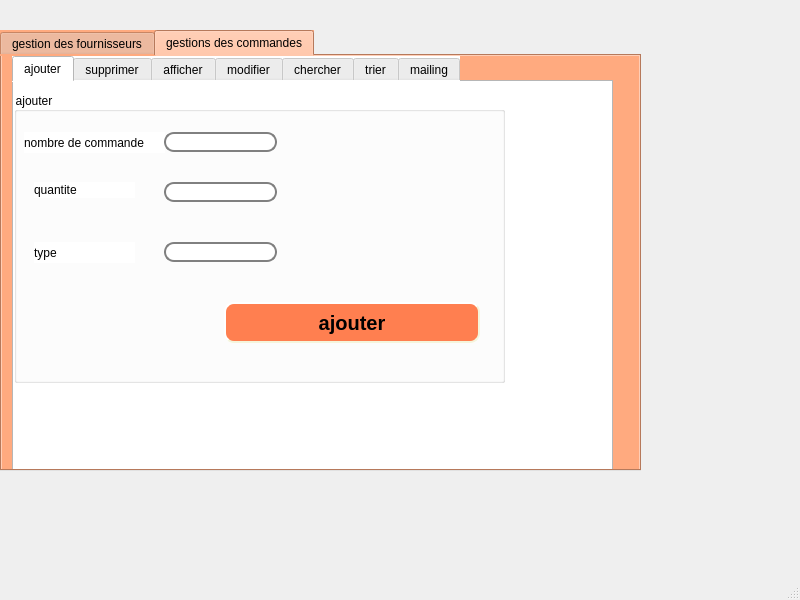
<?xml version="1.0" encoding="UTF-8"?>
<ui version="4.0">
 <class>MainWindow</class>
 <widget class="QMainWindow" name="MainWindow">
  <property name="geometry">
   <rect>
    <x>0</x>
    <y>0</y>
    <width>800</width>
    <height>600</height>
   </rect>
  </property>
  <property name="windowTitle">
   <string>MainWindow</string>
  </property>
  <widget class="QWidget" name="centralwidget">
   <widget class="QTabWidget" name="tabWidget">
    <property name="geometry">
     <rect>
      <x>0</x>
      <y>30</y>
      <width>641</width>
      <height>441</height>
     </rect>
    </property>
    <property name="styleSheet">
     <string notr="true">background-color: rgb(255, 170, 255);
background-color: rgb(255, 170, 127);</string>
    </property>
    <property name="currentIndex">
     <number>1</number>
    </property>
    <widget class="QWidget" name="tab">
     <attribute name="title">
      <string>gestion des fournisseurs</string>
     </attribute>
     <widget class="QTabWidget" name="wig">
      <property name="geometry">
       <rect>
        <x>10</x>
        <y>10</y>
        <width>641</width>
        <height>281</height>
       </rect>
      </property>
      <property name="styleSheet">
       <string notr="true">background-color: rgb(255, 170, 255);
background-color: rgb(255, 255, 255);</string>
      </property>
      <property name="currentIndex">
       <number>0</number>
      </property>
      <widget class="QWidget" name="tab_3">
       <attribute name="title">
        <string>ajouter</string>
       </attribute>
       <widget class="QGroupBox" name="groupBox">
        <property name="geometry">
         <rect>
          <x>0</x>
          <y>10</y>
          <width>591</width>
          <height>231</height>
         </rect>
        </property>
        <property name="styleSheet">
         <string notr="true">border-color: rgb(170, 0, 127);</string>
        </property>
        <property name="title">
         <string>ajouter</string>
        </property>
        <widget class="QLabel" name="label_9">
         <property name="geometry">
          <rect>
           <x>10</x>
           <y>40</y>
           <width>131</width>
           <height>16</height>
          </rect>
         </property>
         <property name="text">
          <string>num fournisseur</string>
         </property>
        </widget>
        <widget class="QLabel" name="label_10">
         <property name="geometry">
          <rect>
           <x>10</x>
           <y>80</y>
           <width>111</width>
           <height>21</height>
          </rect>
         </property>
         <property name="text">
          <string>nom fournisseur</string>
         </property>
        </widget>
        <widget class="QLabel" name="label_11">
         <property name="geometry">
          <rect>
           <x>10</x>
           <y>120</y>
           <width>111</width>
           <height>16</height>
          </rect>
         </property>
         <property name="text">
          <string>mail fournisseur</string>
         </property>
        </widget>
        <widget class="QLineEdit" name="num_four">
         <property name="geometry">
          <rect>
           <x>150</x>
           <y>40</y>
           <width>113</width>
           <height>20</height>
          </rect>
         </property>
         <property name="styleSheet">
          <string notr="true">QLineEdit {
	font: 20pt &quot;MS Shell Dlg 2&quot;;
	font: 20pt &quot;MS Shell Dlg 2&quot;;
    border: 2px solid gray;
    border-radius: 10px;
    padding: 0 8px;
    background: white;
    selection-background-color: darkgray;
}
</string>
         </property>
        </widget>
        <widget class="QLineEdit" name="nom_four">
         <property name="geometry">
          <rect>
           <x>150</x>
           <y>80</y>
           <width>113</width>
           <height>20</height>
          </rect>
         </property>
         <property name="styleSheet">
          <string notr="true">QLineEdit {
	font: 20pt &quot;MS Shell Dlg 2&quot;;
	font: 20pt &quot;MS Shell Dlg 2&quot;;
    border: 2px solid gray;
    border-radius: 10px;
    padding: 0 8px;
    background: white;
    selection-background-color: darkgray;
}
</string>
         </property>
        </widget>
        <widget class="QLineEdit" name="mail_four">
         <property name="geometry">
          <rect>
           <x>150</x>
           <y>120</y>
           <width>113</width>
           <height>20</height>
          </rect>
         </property>
         <property name="styleSheet">
          <string notr="true">QLineEdit {
	font: 20pt &quot;MS Shell Dlg 2&quot;;
	font: 20pt &quot;MS Shell Dlg 2&quot;;
    border: 2px solid gray;
    border-radius: 10px;
    padding: 0 8px;
    background: white;
    selection-background-color: darkgray;
}</string>
         </property>
        </widget>
        <widget class="QPushButton" name="ajouter_vehicule">
         <property name="geometry">
          <rect>
           <x>230</x>
           <y>192</y>
           <width>256</width>
           <height>31</height>
          </rect>
         </property>
         <property name="styleSheet">
          <string notr="true">QPushButton#ajouter_vehicule {
    background-color: pink;
    border-style: outset;
    border-width: 2px;
    border-radius: 10px;
    border-color: beige;
    font: bold 15px;
    min-width: 10em;
    padding: 6px;
}</string>
         </property>
         <property name="text">
          <string>ajouter</string>
         </property>
        </widget>
        <widget class="QPushButton" name="play">
         <property name="geometry">
          <rect>
           <x>450</x>
           <y>30</y>
           <width>75</width>
           <height>23</height>
          </rect>
         </property>
         <property name="text">
          <string>PLAY</string>
         </property>
        </widget>
        <widget class="QPushButton" name="stop">
         <property name="geometry">
          <rect>
           <x>450</x>
           <y>60</y>
           <width>75</width>
           <height>23</height>
          </rect>
         </property>
         <property name="text">
          <string>STOP</string>
         </property>
        </widget>
        <widget class="QPushButton" name="pushButton">
         <property name="geometry">
          <rect>
           <x>450</x>
           <y>100</y>
           <width>121</width>
           <height>21</height>
          </rect>
         </property>
         <property name="styleSheet">
          <string notr="true">background-color: rgb(255, 170, 127);
font: 63 8pt &quot;Minion Pro SmBd&quot;;
gridline-color: rgb(255, 170, 255);</string>
         </property>
         <property name="text">
          <string>traduire en anglais</string>
         </property>
        </widget>
        <widget class="QPushButton" name="pushButton_2">
         <property name="geometry">
          <rect>
           <x>450</x>
           <y>140</y>
           <width>121</width>
           <height>21</height>
          </rect>
         </property>
         <property name="styleSheet">
          <string notr="true">font: 63 8pt &quot;Minion Pro SmBd&quot;;
background-color: rgb(255, 170, 127);
gridline-color: rgb(255, 170, 255);
background-color: rgb(255, 255, 255);</string>
         </property>
         <property name="text">
          <string>traduire en  espagnol</string>
         </property>
        </widget>
       </widget>
      </widget>
      <widget class="QWidget" name="tab_4">
       <attribute name="title">
        <string>supprimer</string>
       </attribute>
       <widget class="QGroupBox" name="groupBox_2">
        <property name="geometry">
         <rect>
          <x>10</x>
          <y>20</y>
          <width>491</width>
          <height>211</height>
         </rect>
        </property>
        <property name="styleSheet">
         <string notr="true">background-color: rgb(255, 168, 97);
background-color: rgb(255, 255, 255);</string>
        </property>
        <property name="title">
         <string>supprimer</string>
        </property>
        <widget class="QLabel" name="label_5">
         <property name="geometry">
          <rect>
           <x>10</x>
           <y>60</y>
           <width>121</width>
           <height>16</height>
          </rect>
         </property>
         <property name="text">
          <string>num fournisseur</string>
         </property>
        </widget>
        <widget class="QLineEdit" name="num_fours">
         <property name="geometry">
          <rect>
           <x>200</x>
           <y>60</y>
           <width>113</width>
           <height>20</height>
          </rect>
         </property>
         <property name="styleSheet">
          <string notr="true">QLineEdit {
	font: 20pt &quot;MS Shell Dlg 2&quot;;
	font: 20pt &quot;MS Shell Dlg 2&quot;;
    border: 2px solid gray;
    border-radius: 10px;
    padding: 0 8px;
    background: white;
    selection-background-color: darkgray;
}</string>
         </property>
        </widget>
        <widget class="QPushButton" name="supprimer_vehicule">
         <property name="geometry">
          <rect>
           <x>200</x>
           <y>140</y>
           <width>256</width>
           <height>41</height>
          </rect>
         </property>
         <property name="styleSheet">
          <string notr="true">QPushButton#supprimer_vehicule{
	gridline-color: rgb(255, 255, 255);
	background-color: rgb(255, 170, 127);
    background-color: coral;
	color: rgb(255, 170, 127);
    border-style: outset;
    border-width: 2px;
    border-radius: 10px;
    border-color: beige;
    font: bold 15px;
    min-width: 10em;
    padding: 6px;
}</string>
         </property>
         <property name="text">
          <string>supprimer</string>
         </property>
        </widget>
       </widget>
      </widget>
      <widget class="QWidget" name="tab_5">
       <attribute name="title">
        <string>afficher</string>
       </attribute>
       <widget class="QTableView" name="tabfournisseur">
        <property name="geometry">
         <rect>
          <x>70</x>
          <y>30</y>
          <width>256</width>
          <height>192</height>
         </rect>
        </property>
       </widget>
      </widget>
      <widget class="QWidget" name="tab_6">
       <attribute name="title">
        <string>modifier</string>
       </attribute>
       <widget class="QLabel" name="label_19">
        <property name="geometry">
         <rect>
          <x>70</x>
          <y>80</y>
          <width>141</width>
          <height>21</height>
         </rect>
        </property>
        <property name="text">
         <string>num fournisseur</string>
        </property>
       </widget>
       <widget class="QLabel" name="label_20">
        <property name="geometry">
         <rect>
          <x>60</x>
          <y>150</y>
          <width>131</width>
          <height>16</height>
         </rect>
        </property>
        <property name="text">
         <string>nom fournisseur</string>
        </property>
       </widget>
       <widget class="QLineEdit" name="numfm">
        <property name="geometry">
         <rect>
          <x>270</x>
          <y>80</y>
          <width>113</width>
          <height>20</height>
         </rect>
        </property>
        <property name="styleSheet">
         <string notr="true">QLineEdit {
	font: 20pt &quot;MS Shell Dlg 2&quot;;
	font: 20pt &quot;MS Shell Dlg 2&quot;;
    border: 2px solid gray;
    border-radius: 10px;
    padding: 0 8px;
    background: white;
    selection-background-color: darkgray;
}</string>
        </property>
       </widget>
       <widget class="QLineEdit" name="nomfm">
        <property name="geometry">
         <rect>
          <x>270</x>
          <y>140</y>
          <width>113</width>
          <height>20</height>
         </rect>
        </property>
        <property name="styleSheet">
         <string notr="true">QLineEdit {
	font: 20pt &quot;MS Shell Dlg 2&quot;;
	font: 20pt &quot;MS Shell Dlg 2&quot;;
    border: 2px solid gray;
    border-radius: 10px;
    padding: 0 8px;
    background: white;
    selection-background-color: darkgray;
}</string>
        </property>
       </widget>
       <widget class="QPushButton" name="modiffour">
        <property name="geometry">
         <rect>
          <x>190</x>
          <y>190</y>
          <width>256</width>
          <height>41</height>
         </rect>
        </property>
        <property name="styleSheet">
         <string notr="true">QPushButton#modiffour {
	background-color: rgb(255, 255, 255);
    background-color: coral;
    border-style: outset;
    border-width: 2px;
    border-radius: 10px;
    border-color: beige;
    font: bold 15px;
    min-width: 10em;
    padding: 6px;
}</string>
        </property>
        <property name="text">
         <string>modifier</string>
        </property>
       </widget>
      </widget>
      <widget class="QWidget" name="tab_7">
       <attribute name="title">
        <string>chercher</string>
       </attribute>
       <widget class="QTableView" name="tabpanne_2">
        <property name="geometry">
         <rect>
          <x>10</x>
          <y>10</y>
          <width>241</width>
          <height>201</height>
         </rect>
        </property>
       </widget>
       <widget class="QLineEdit" name="cher1">
        <property name="geometry">
         <rect>
          <x>420</x>
          <y>90</y>
          <width>121</width>
          <height>31</height>
         </rect>
        </property>
        <property name="styleSheet">
         <string notr="true">QLineEdit {
	font: 20pt &quot;MS Shell Dlg 2&quot;;
	font: 20pt &quot;MS Shell Dlg 2&quot;;
    border: 2px solid gray;
    border-radius: 10px;
    padding: 0 8px;
    background: white;
    selection-background-color: darkgray;
}
</string>
        </property>
       </widget>
       <widget class="QLabel" name="label_12">
        <property name="geometry">
         <rect>
          <x>280</x>
          <y>100</y>
          <width>131</width>
          <height>21</height>
         </rect>
        </property>
        <property name="text">
         <string>nom fournisseur</string>
        </property>
       </widget>
       <widget class="QPushButton" name="chercherfour">
        <property name="geometry">
         <rect>
          <x>260</x>
          <y>200</y>
          <width>256</width>
          <height>31</height>
         </rect>
        </property>
        <property name="styleSheet">
         <string notr="true">QPushButton#chercherfour{
    background-color: coral
;
    border-style: outset;
    border-width: 2px;
    border-radius: 10px;
    border-color: beige;
    font: bold 15px;
    min-width: 10em;
    padding: 6px;
}</string>
        </property>
        <property name="text">
         <string>chercher</string>
        </property>
       </widget>
      </widget>
      <widget class="QWidget" name="tab_8">
       <attribute name="title">
        <string>imprimer</string>
       </attribute>
       <widget class="QPushButton" name="imprimer">
        <property name="geometry">
         <rect>
          <x>100</x>
          <y>110</y>
          <width>261</width>
          <height>41</height>
         </rect>
        </property>
        <property name="styleSheet">
         <string notr="true">QPushButton#imprimer {
    background-color: coral;
    border-style: outset;
    border-width: 2px;
    border-radius: 10px;
    border-color: beige;
    font: bold 15px;
    min-width: 10em;
    padding: 6px;
}</string>
        </property>
        <property name="text">
         <string>imprimer</string>
        </property>
       </widget>
      </widget>
     </widget>
    </widget>
    <widget class="QWidget" name="tab_2">
     <attribute name="title">
      <string>gestions des commandes</string>
     </attribute>
     <widget class="QTabWidget" name="tabWidget_3">
      <property name="geometry">
       <rect>
        <x>10</x>
        <y>0</y>
        <width>601</width>
        <height>421</height>
       </rect>
      </property>
      <property name="styleSheet">
       <string notr="true">background-color: rgb(255, 255, 255);</string>
      </property>
      <property name="currentIndex">
       <number>0</number>
      </property>
      <widget class="QWidget" name="tab_9">
       <attribute name="title">
        <string>ajouter</string>
       </attribute>
       <widget class="QGroupBox" name="groupBox_6">
        <property name="geometry">
         <rect>
          <x>0</x>
          <y>10</y>
          <width>491</width>
          <height>291</height>
         </rect>
        </property>
        <property name="title">
         <string>ajouter</string>
        </property>
        <widget class="QLabel" name="label_13">
         <property name="geometry">
          <rect>
           <x>10</x>
           <y>40</y>
           <width>141</width>
           <height>21</height>
          </rect>
         </property>
         <property name="text">
          <string>nombre de commande</string>
         </property>
        </widget>
        <widget class="QLabel" name="label_15">
         <property name="geometry">
          <rect>
           <x>20</x>
           <y>90</y>
           <width>101</width>
           <height>16</height>
          </rect>
         </property>
         <property name="text">
          <string>quantite</string>
         </property>
        </widget>
        <widget class="QLabel" name="label_16">
         <property name="geometry">
          <rect>
           <x>20</x>
           <y>150</y>
           <width>101</width>
           <height>21</height>
          </rect>
         </property>
         <property name="text">
          <string>type </string>
         </property>
        </widget>
        <widget class="QLineEdit" name="nb_com">
         <property name="geometry">
          <rect>
           <x>150</x>
           <y>40</y>
           <width>113</width>
           <height>20</height>
          </rect>
         </property>
         <property name="styleSheet">
          <string notr="true">QLineEdit {
	font: 20pt &quot;MS Shell Dlg 2&quot;;
	font: 20pt &quot;MS Shell Dlg 2&quot;;
    border: 2px solid gray;
    border-radius: 10px;
    padding: 0 8px;
    background: white;
    selection-background-color: darkgray;
}</string>
         </property>
        </widget>
        <widget class="QLineEdit" name="quantite_com">
         <property name="geometry">
          <rect>
           <x>150</x>
           <y>90</y>
           <width>113</width>
           <height>20</height>
          </rect>
         </property>
         <property name="styleSheet">
          <string notr="true">QLineEdit {
	font: 20pt &quot;MS Shell Dlg 2&quot;;
	font: 20pt &quot;MS Shell Dlg 2&quot;;
    border: 2px solid gray;
    border-radius: 10px;
    padding: 0 8px;
    background: white;
    selection-background-color: darkgray;
}</string>
         </property>
        </widget>
        <widget class="QLineEdit" name="type_com">
         <property name="geometry">
          <rect>
           <x>150</x>
           <y>150</y>
           <width>113</width>
           <height>20</height>
          </rect>
         </property>
         <property name="styleSheet">
          <string notr="true">QLineEdit {
	font: 20pt &quot;MS Shell Dlg 2&quot;;
	font: 20pt &quot;MS Shell Dlg 2&quot;;
    border: 2px solid gray;
    border-radius: 10px;
    padding: 0 8px;
    background: white;
    selection-background-color: darkgray;
}</string>
         </property>
        </widget>
        <widget class="QPushButton" name="ajouter_vehicule_2">
         <property name="geometry">
          <rect>
           <x>210</x>
           <y>210</y>
           <width>256</width>
           <height>41</height>
          </rect>
         </property>
         <property name="styleSheet">
          <string notr="true">QPushButton#ajouter_vehicule_2 {
    background-color: coral;
    border-style: outset;
    border-width: 2px;
    border-radius: 10px;
    border-color: beige;
    font: bold 20px;
    min-width: 10em;
    padding: 6px;
}</string>
         </property>
         <property name="text">
          <string>ajouter</string>
         </property>
        </widget>
       </widget>
      </widget>
      <widget class="QWidget" name="tab_10">
       <attribute name="title">
        <string>supprimer</string>
       </attribute>
       <widget class="QGroupBox" name="groupBox_7">
        <property name="geometry">
         <rect>
          <x>10</x>
          <y>20</y>
          <width>491</width>
          <height>211</height>
         </rect>
        </property>
        <property name="styleSheet">
         <string notr="true">background-color: rgb(255, 255, 255);</string>
        </property>
        <property name="title">
         <string>supprimer</string>
        </property>
        <widget class="QLabel" name="label_14">
         <property name="geometry">
          <rect>
           <x>10</x>
           <y>60</y>
           <width>151</width>
           <height>21</height>
          </rect>
         </property>
         <property name="text">
          <string>nombre commande</string>
         </property>
        </widget>
        <widget class="QLineEdit" name="nb_com_sup">
         <property name="geometry">
          <rect>
           <x>200</x>
           <y>60</y>
           <width>113</width>
           <height>20</height>
          </rect>
         </property>
         <property name="styleSheet">
          <string notr="true">QLineEdit {
	font: 20pt &quot;MS Shell Dlg 2&quot;;
	font: 20pt &quot;MS Shell Dlg 2&quot;;
    border: 2px solid gray;
    border-radius: 10px;
    padding: 0 8px;
    background: white;
    selection-background-color: darkgray;
}</string>
         </property>
        </widget>
        <widget class="QPushButton" name="supprimer_panne">
         <property name="geometry">
          <rect>
           <x>230</x>
           <y>130</y>
           <width>256</width>
           <height>41</height>
          </rect>
         </property>
         <property name="styleSheet">
          <string notr="true">QPushButton#supprimer_panne {
    background-color: coral;
    border-style: outset;
    border-width: 2px;
    border-radius: 10px;
    border-color: beige;
    font: bold 20px;
    min-width: 10em;
    padding: 6px;
}</string>
         </property>
         <property name="text">
          <string>supprimer</string>
         </property>
        </widget>
       </widget>
      </widget>
      <widget class="QWidget" name="tab_11">
       <attribute name="title">
        <string>afficher</string>
       </attribute>
       <widget class="QTableView" name="tabcommande">
        <property name="geometry">
         <rect>
          <x>40</x>
          <y>20</y>
          <width>256</width>
          <height>151</height>
         </rect>
        </property>
       </widget>
      </widget>
      <widget class="QWidget" name="tab_12">
       <attribute name="title">
        <string>modifier</string>
       </attribute>
       <widget class="QLabel" name="label_17">
        <property name="geometry">
         <rect>
          <x>20</x>
          <y>70</y>
          <width>141</width>
          <height>21</height>
         </rect>
        </property>
        <property name="text">
         <string>nombre de commande</string>
        </property>
       </widget>
       <widget class="QLabel" name="label_18">
        <property name="geometry">
         <rect>
          <x>30</x>
          <y>140</y>
          <width>121</width>
          <height>21</height>
         </rect>
        </property>
        <property name="text">
         <string>type commande</string>
        </property>
       </widget>
       <widget class="QLineEdit" name="nbmodif">
        <property name="geometry">
         <rect>
          <x>310</x>
          <y>70</y>
          <width>113</width>
          <height>20</height>
         </rect>
        </property>
        <property name="styleSheet">
         <string notr="true">QLineEdit {
	font: 20pt &quot;MS Shell Dlg 2&quot;;
	font: 20pt &quot;MS Shell Dlg 2&quot;;
    border: 2px solid gray;
    border-radius: 10px;
    padding: 0 8px;
    background: white;
    selection-background-color: darkgray;
}</string>
        </property>
       </widget>
       <widget class="QLineEdit" name="typemodif">
        <property name="geometry">
         <rect>
          <x>310</x>
          <y>140</y>
          <width>113</width>
          <height>20</height>
         </rect>
        </property>
        <property name="styleSheet">
         <string notr="true">QLineEdit {
	font: 20pt &quot;MS Shell Dlg 2&quot;;
	font: 20pt &quot;MS Shell Dlg 2&quot;;
    border: 2px solid gray;
    border-radius: 10px;
    padding: 0 8px;
    background: white;
    selection-background-color: darkgray;
}</string>
        </property>
       </widget>
       <widget class="QPushButton" name="ajouter_vehicule_3">
        <property name="geometry">
         <rect>
          <x>240</x>
          <y>250</y>
          <width>256</width>
          <height>41</height>
         </rect>
        </property>
        <property name="styleSheet">
         <string notr="true">QPushButton#ajouter_vehicule_3 {
    background-color: coral;
    border-style: outset;
    border-width: 2px;
    border-radius: 10px;
    border-color: beige;
    font: bold 20px;
    min-width: 10em;
    padding: 6px;
}</string>
        </property>
        <property name="text">
         <string>modifier</string>
        </property>
       </widget>
      </widget>
      <widget class="QWidget" name="tab_13">
       <attribute name="title">
        <string>chercher</string>
       </attribute>
      </widget>
      <widget class="QWidget" name="tab_14">
       <attribute name="title">
        <string>trier</string>
       </attribute>
       <widget class="QTableView" name="tabtrier">
        <property name="geometry">
         <rect>
          <x>40</x>
          <y>50</y>
          <width>191</width>
          <height>171</height>
         </rect>
        </property>
       </widget>
       <widget class="QPushButton" name="trie2">
        <property name="geometry">
         <rect>
          <x>280</x>
          <y>210</y>
          <width>311</width>
          <height>41</height>
         </rect>
        </property>
        <property name="styleSheet">
         <string notr="true">QPushButton#trie2 {
    background-color: coral;
    border-style: outset;
    border-width: 2px;
    border-radius: 10px;
    border-color: beige;
    font: bold 15px;
    min-width: 10em;
    padding: 6px;
}</string>
        </property>
        <property name="text">
         <string>type</string>
        </property>
       </widget>
       <widget class="QPushButton" name="trie1">
        <property name="geometry">
         <rect>
          <x>280</x>
          <y>130</y>
          <width>311</width>
          <height>41</height>
         </rect>
        </property>
        <property name="styleSheet">
         <string notr="true">QPushButton#trie1 {
    background-color: coral;
    border-style: outset;
    border-width: 2px;
    border-radius: 10px;
    border-color: beige;
    font: bold 15px;
    min-width: 10em;
    padding: 6px;
}</string>
        </property>
        <property name="text">
         <string>nombre commande</string>
        </property>
       </widget>
       <widget class="QWidget" name="gridLayoutWidget">
        <property name="geometry">
         <rect>
          <x>270</x>
          <y>20</y>
          <width>160</width>
          <height>80</height>
         </rect>
        </property>
        <layout class="QGridLayout" name="gridLayout"/>
       </widget>
      </widget>
      <widget class="QWidget" name="tab_15">
       <attribute name="title">
        <string>mailing</string>
       </attribute>
      </widget>
     </widget>
    </widget>
   </widget>
  </widget>
  <widget class="QMenuBar" name="menubar">
   <property name="geometry">
    <rect>
     <x>0</x>
     <y>0</y>
     <width>800</width>
     <height>21</height>
    </rect>
   </property>
  </widget>
  <widget class="QStatusBar" name="statusbar"/>
 </widget>
 <resources/>
 <connections/>
</ui>
